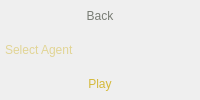
                       <widget class="QWidget" name="page_2_single_agent">
                        <property name="sizePolicy">
                         <sizepolicy hsizetype="Preferred" vsizetype="Preferred">
                          <horstretch>0</horstretch>
                          <verstretch>0</verstretch>
                         </sizepolicy>
                        </property>
                        <layout class="QVBoxLayout" name="verticalLayout_6" stretch="2,8,0">
                         <property name="spacing">
                          <number>0</number>
                         </property>
                         <property name="leftMargin">
                          <number>0</number>
                         </property>
                         <property name="topMargin">
                          <number>0</number>
                         </property>
                         <property name="rightMargin">
                          <number>0</number>
                         </property>
                         <property name="bottomMargin">
                          <number>0</number>
                         </property>
                         <item>
                          <widget class="QPushButton" name="button_single_agent_back">
                           <property name="minimumSize">
                            <size>
                             <width>0</width>
                             <height>30</height>
                            </size>
                           </property>
                           <property name="cursor">
                            <cursorShape>PointingHandCursor</cursorShape>
                           </property>
                           <property name="styleSheet">
                            <string notr="true">QPushButton::hover {
border-radius: 0px;
border-top-left-radius: 20px;
border-top-right-radius: 20px;
background-color: rgba(120,124,116,50);
}

QPushButton{
font: 16pt &quot;Arial&quot;;
border: 2px solid rgba(212,185,58,0);
color: rgb(120,124,116);
background-color: transparent;
padding-top:2px;
}</string>
                           </property>
                           <property name="text">
                            <string>Back</string>
                           </property>
                          </widget>
                         </item>
                         <item>
                          <widget class="QComboBox" name="comboBox_single_agent_1">
                           <property name="sizePolicy">
                            <sizepolicy hsizetype="Preferred" vsizetype="Preferred">
                             <horstretch>0</horstretch>
                             <verstretch>0</verstretch>
                            </sizepolicy>
                           </property>
                           <property name="minimumSize">
                            <size>
                             <width>0</width>
                             <height>0</height>
                            </size>
                           </property>
                           <property name="maximumSize">
                            <size>
                             <width>16777215</width>
                             <height>16777215</height>
                            </size>
                           </property>
                           <property name="cursor">
                            <cursorShape>PointingHandCursor</cursorShape>
                           </property>
                           <property name="styleSheet">
                            <string notr="true">QComboBox {
    font: 12pt &quot;Arial&quot;;
    color: rgba(212,185,58,255);
    background-color: transparent;
	border:none;

}

QComboBox::hover{
	background-color:  rgba(212,185,58,25);
	border-bottom-left-radius: 0px;
	border-bottom-right-radius: 0px;
	border-right: 2px solid rgba(212,185,58,255);
	border-left: 2px solid rgba(212,185,58,255);

}

QComboBox::drop-down {
    border: none;
}

QComboBox QAbstractItemView {
    border: 2px solid rgba(212,185,58,255); /* Genel kenarlık */
    background-color: rgba(39,52,45,255); /* Arka plan rengi */
    color: rgb(120,124,116); /* Genel metin rengi */
    border-radius: 15px;
    padding: 10px;
}

/* Seçili öğeyi özelleştirmek için eklenebilecek kısım */
QComboBox QAbstractItemView::item:selected {
	color: rgba(136,182,189,255);

}

</string>
                           </property>
                           <property name="currentIndex">
                            <number>-1</number>
                           </property>
                           <property name="placeholderText">
                            <string>Select Agent</string>
                           </property>
                           <item>
                            <property name="text">
                             <string>Simple Decision-Making Agent</string>
                            </property>
                           </item>
                          </widget>
                         </item>
                         <item>
                          <widget class="QPushButton" name="button_single_agent_play">
                           <property name="minimumSize">
                            <size>
                             <width>0</width>
                             <height>30</height>
                            </size>
                           </property>
                           <property name="cursor">
                            <cursorShape>PointingHandCursor</cursorShape>
                           </property>
                           <property name="styleSheet">
                            <string notr="true">QPushButton::hover {
border-radius: 0px;
border-bottom-left-radius: 20px;
border-bottom-right-radius: 20px;
background-color: rgba(212,185,58,0.5);
color: white;
border-right: 2px solid rgba(212,185,58,255);
border-left: 2px solid rgba(212,185,58,255);
border-bottom: 2px solid rgba(212,185,58,255);
}

QPushButton{
font: 16pt &quot;Arial&quot;;
border: 2px solid rgba(212,185,58,0);
color: rgba(212,185,58,255);
background-color: transparent;
padding-bottom:2px;
}</string>
                           </property>
                           <property name="text">
                            <string>Play</string>
                           </property>
                          </widget>
                         </item>
                        </layout>
                       </widget>
